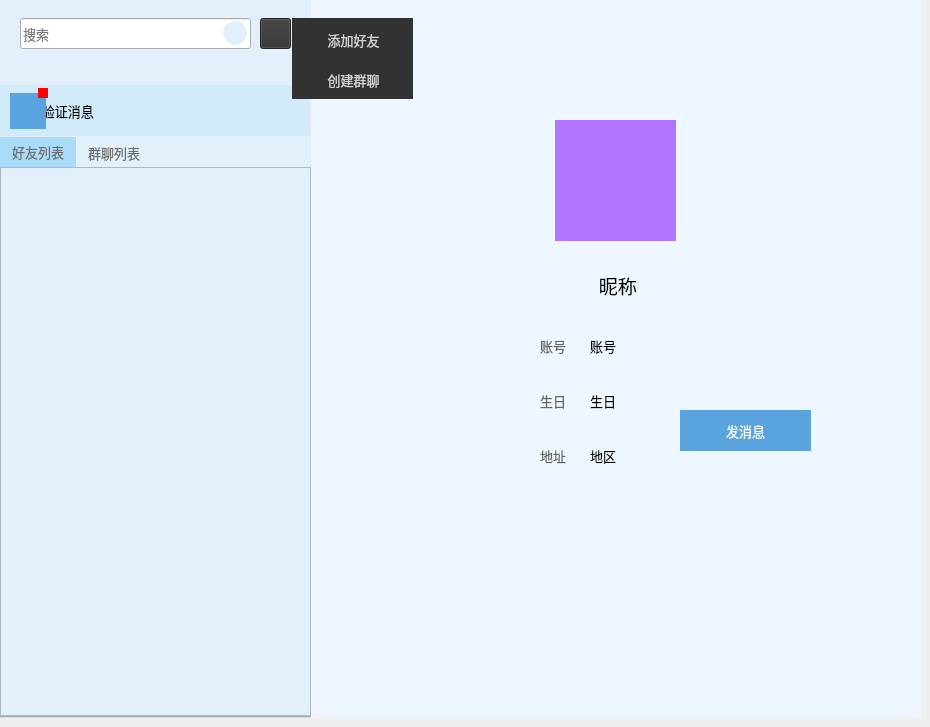
     <widget class="QWidget" name="tab">
      <property name="layoutDirection">
       <enum>Qt::LeftToRight</enum>
      </property>
      <property name="autoFillBackground">
       <bool>false</bool>
      </property>
      <attribute name="icon">
       <iconset resource="image.qrc">
        <normaloff>:/image/haoyou.png</normaloff>:/image/haoyou.png</iconset>
      </attribute>
      <attribute name="title">
       <string/>
      </attribute>
      <widget class="QLabel" name="label_10">
       <property name="geometry">
        <rect>
         <x>0</x>
         <y>0</y>
         <width>311</width>
         <height>718</height>
        </rect>
       </property>
       <property name="styleSheet">
        <string notr="true">background-color: rgb(225, 240, 250);</string>
       </property>
       <property name="text">
        <string/>
       </property>
      </widget>
      <widget class="QLabel" name="label_11">
       <property name="geometry">
        <rect>
         <x>310</x>
         <y>0</y>
         <width>611</width>
         <height>718</height>
        </rect>
       </property>
       <property name="styleSheet">
        <string notr="true">background-color: rgb(238, 247, 255);</string>
       </property>
       <property name="text">
        <string/>
       </property>
      </widget>
      <widget class="QLineEdit" name="lineEdit_2">
       <property name="geometry">
        <rect>
         <x>20</x>
         <y>18</y>
         <width>231</width>
         <height>31</height>
        </rect>
       </property>
       <property name="font">
        <font>
         <family>微软雅黑</family>
         <pointsize>10</pointsize>
        </font>
       </property>
       <property name="styleSheet">
        <string notr="true"/>
       </property>
       <property name="placeholderText">
        <string>搜索</string>
       </property>
      </widget>
      <widget class="QPushButton" name="pushButton_8">
       <property name="geometry">
        <rect>
         <x>260</x>
         <y>18</y>
         <width>31</width>
         <height>31</height>
        </rect>
       </property>
       <property name="styleSheet">
        <string notr="true">QPushButton{border-image: url(:/image/tianjia2.png);background: rgb(50, 50, 50);}
QPushButton:hover{background: rgb(90, 90, 90);}</string>
       </property>
       <property name="text">
        <string/>
       </property>
       <property name="checkable">
        <bool>true</bool>
       </property>
      </widget>
      <widget class="QWidget" name="widget_4" native="true">
       <property name="geometry">
        <rect>
         <x>292</x>
         <y>18</y>
         <width>121</width>
         <height>81</height>
        </rect>
       </property>
       <property name="styleSheet">
        <string notr="true">background-color: rgb(255, 255, 255);</string>
       </property>
       <widget class="QPushButton" name="pushButton_20">
        <property name="geometry">
         <rect>
          <x>0</x>
          <y>0</y>
          <width>123</width>
          <height>43</height>
         </rect>
        </property>
        <property name="font">
         <font>
          <family>微软雅黑</family>
          <pointsize>10</pointsize>
          <weight>50</weight>
          <bold>false</bold>
         </font>
        </property>
        <property name="styleSheet">
         <string notr="true">QPushButton{border-style:none;background: rgb(50, 50, 50);color: rgb(210, 210, 210);}
QPushButton:hover{background: rgb(100, 100, 100);color: rgb(230, 230, 230);}</string>
        </property>
        <property name="text">
         <string>添加好友</string>
        </property>
       </widget>
       <widget class="QPushButton" name="pushButton_21">
        <property name="geometry">
         <rect>
          <x>0</x>
          <y>40</y>
          <width>123</width>
          <height>43</height>
         </rect>
        </property>
        <property name="font">
         <font>
          <family>微软雅黑</family>
          <pointsize>10</pointsize>
          <weight>50</weight>
          <bold>false</bold>
         </font>
        </property>
        <property name="styleSheet">
         <string notr="true">QPushButton{border-style:none;background: rgb(50, 50, 50);color: rgb(210, 210, 210);}
QPushButton:hover{background: rgb(100, 100, 100);color: rgb(230, 230, 230);}</string>
        </property>
        <property name="text">
         <string>创建群聊</string>
        </property>
       </widget>
      </widget>
      <widget class="QLabel" name="label_17">
       <property name="geometry">
        <rect>
         <x>38</x>
         <y>88</y>
         <width>10</width>
         <height>10</height>
        </rect>
       </property>
       <property name="styleSheet">
        <string notr="true">background-color: rgb(255, 0, 0);</string>
       </property>
       <property name="text">
        <string/>
       </property>
      </widget>
      <widget class="QLabel" name="label_18">
       <property name="geometry">
        <rect>
         <x>10</x>
         <y>93</y>
         <width>36</width>
         <height>36</height>
        </rect>
       </property>
       <property name="styleSheet">
        <string notr="true">background: rgb(89, 164, 222);</string>
       </property>
       <property name="text">
        <string/>
       </property>
      </widget>
      <widget class="QLabel" name="label_19">
       <property name="geometry">
        <rect>
         <x>-2</x>
         <y>85</y>
         <width>312</width>
         <height>51</height>
        </rect>
       </property>
       <property name="font">
        <font>
         <family>微软雅黑</family>
         <pointsize>10</pointsize>
        </font>
       </property>
       <property name="styleSheet">
        <string notr="true">background: rgb(210, 235, 250);</string>
       </property>
       <property name="text">
        <string>             验证消息</string>
       </property>
      </widget>
      <widget class="QLabel" name="label_20">
       <property name="geometry">
        <rect>
         <x>10</x>
         <y>93</y>
         <width>36</width>
         <height>36</height>
        </rect>
       </property>
       <property name="styleSheet">
        <string notr="true">border-image: url(:/image/addfriend.png);</string>
       </property>
       <property name="text">
        <string/>
       </property>
      </widget>
      <widget class="QPushButton" name="pushButton_22">
       <property name="geometry">
        <rect>
         <x>-2</x>
         <y>85</y>
         <width>312</width>
         <height>51</height>
        </rect>
       </property>
       <property name="styleSheet">
        <string notr="true">QPushButton {background: transparent;border:none; }
QPushButton:hover{background-color:rgb(145,205,250,70);border:none;}
</string>
       </property>
       <property name="text">
        <string/>
       </property>
      </widget>
      <widget class="QWidget" name="widget_5" native="true">
       <property name="geometry">
        <rect>
         <x>380</x>
         <y>70</y>
         <width>471</width>
         <height>531</height>
        </rect>
       </property>
       <widget class="QLabel" name="label_21">
        <property name="geometry">
         <rect>
          <x>175</x>
          <y>50</y>
          <width>121</width>
          <height>121</height>
         </rect>
        </property>
        <property name="styleSheet">
         <string notr="true">background-color: rgb(179, 116, 255);</string>
        </property>
        <property name="text">
         <string/>
        </property>
       </widget>
       <widget class="QLabel" name="label_22">
        <property name="geometry">
         <rect>
          <x>155</x>
          <y>200</y>
          <width>161</width>
          <height>31</height>
         </rect>
        </property>
        <property name="font">
         <font>
          <family>微软雅黑</family>
          <pointsize>14</pointsize>
         </font>
        </property>
        <property name="styleSheet">
         <string notr="true"/>
        </property>
        <property name="text">
         <string> 昵称</string>
        </property>
        <property name="alignment">
         <set>Qt::AlignCenter</set>
        </property>
       </widget>
       <widget class="QLabel" name="label_23">
        <property name="geometry">
         <rect>
          <x>320</x>
          <y>200</y>
          <width>31</width>
          <height>31</height>
         </rect>
        </property>
        <property name="styleSheet">
         <string notr="true">border-image: url(:/image/boy.png);</string>
        </property>
        <property name="text">
         <string/>
        </property>
       </widget>
       <widget class="QLabel" name="label_24">
        <property name="geometry">
         <rect>
          <x>210</x>
          <y>260</y>
          <width>181</width>
          <height>31</height>
         </rect>
        </property>
        <property name="font">
         <font>
          <family>微软雅黑</family>
          <pointsize>10</pointsize>
         </font>
        </property>
        <property name="styleSheet">
         <string notr="true"/>
        </property>
        <property name="text">
         <string>账号</string>
        </property>
        <property name="alignment">
         <set>Qt::AlignLeading|Qt::AlignLeft|Qt::AlignVCenter</set>
        </property>
       </widget>
       <widget class="QLabel" name="label_25">
        <property name="geometry">
         <rect>
          <x>210</x>
          <y>315</y>
          <width>141</width>
          <height>31</height>
         </rect>
        </property>
        <property name="font">
         <font>
          <family>微软雅黑</family>
          <pointsize>10</pointsize>
         </font>
        </property>
        <property name="styleSheet">
         <string notr="true"/>
        </property>
        <property name="text">
         <string>生日</string>
        </property>
       </widget>
       <widget class="QLabel" name="label_26">
        <property name="geometry">
         <rect>
          <x>210</x>
          <y>370</y>
          <width>141</width>
          <height>31</height>
         </rect>
        </property>
        <property name="font">
         <font>
          <family>微软雅黑</family>
          <pointsize>10</pointsize>
         </font>
        </property>
        <property name="styleSheet">
         <string notr="true"/>
        </property>
        <property name="text">
         <string>地区</string>
        </property>
       </widget>
       <widget class="QPushButton" name="pushButton_23">
        <property name="geometry">
         <rect>
          <x>300</x>
          <y>340</y>
          <width>131</width>
          <height>41</height>
         </rect>
        </property>
        <property name="font">
         <font>
          <family>微软雅黑</family>
          <pointsize>10</pointsize>
         </font>
        </property>
        <property name="styleSheet">
         <string notr="true">QPushButton{border-style:none;background: rgb(89, 164, 222);color: rgb(255, 255, 255);}
QPushButton:hover{background:rgb(100, 178, 232);color: rgb(255, 255, 255);}</string>
        </property>
        <property name="text">
         <string>发消息</string>
        </property>
       </widget>
       <widget class="QLabel" name="label_27">
        <property name="geometry">
         <rect>
          <x>120</x>
          <y>261</y>
          <width>28</width>
          <height>28</height>
         </rect>
        </property>
        <property name="styleSheet">
         <string notr="true">border-image: url(:/image/yonghu2.png);</string>
        </property>
        <property name="text">
         <string/>
        </property>
       </widget>
       <widget class="QLabel" name="label_28">
        <property name="geometry">
         <rect>
          <x>117</x>
          <y>315</y>
          <width>33</width>
          <height>33</height>
         </rect>
        </property>
        <property name="styleSheet">
         <string notr="true">border-image: url(:/image/riqi.png);</string>
        </property>
        <property name="text">
         <string/>
        </property>
       </widget>
       <widget class="QLabel" name="label_29">
        <property name="geometry">
         <rect>
          <x>120</x>
          <y>373</y>
          <width>28</width>
          <height>28</height>
         </rect>
        </property>
        <property name="styleSheet">
         <string notr="true">border-image: url(:/image/dizhi.png);</string>
        </property>
        <property name="text">
         <string/>
        </property>
       </widget>
       <widget class="QLabel" name="label_30">
        <property name="geometry">
         <rect>
          <x>160</x>
          <y>265</y>
          <width>41</width>
          <height>21</height>
         </rect>
        </property>
        <property name="font">
         <font>
          <family>微软雅黑</family>
          <pointsize>10</pointsize>
         </font>
        </property>
        <property name="styleSheet">
         <string notr="true">color: rgb(99, 99, 99);</string>
        </property>
        <property name="text">
         <string>账号</string>
        </property>
       </widget>
       <widget class="QLabel" name="label_31">
        <property name="geometry">
         <rect>
          <x>160</x>
          <y>320</y>
          <width>41</width>
          <height>21</height>
         </rect>
        </property>
        <property name="font">
         <font>
          <family>微软雅黑</family>
          <pointsize>10</pointsize>
         </font>
        </property>
        <property name="styleSheet">
         <string notr="true">color: rgb(99, 99, 99);</string>
        </property>
        <property name="text">
         <string>生日</string>
        </property>
       </widget>
       <widget class="QLabel" name="label_32">
        <property name="geometry">
         <rect>
          <x>160</x>
          <y>375</y>
          <width>41</width>
          <height>21</height>
         </rect>
        </property>
        <property name="font">
         <font>
          <family>微软雅黑</family>
          <pointsize>10</pointsize>
         </font>
        </property>
        <property name="styleSheet">
         <string notr="true">color: rgb(99, 99, 99);</string>
        </property>
        <property name="text">
         <string>地址</string>
        </property>
       </widget>
       <widget class="QLabel" name="label_33">
        <property name="geometry">
         <rect>
          <x>320</x>
          <y>200</y>
          <width>31</width>
          <height>31</height>
         </rect>
        </property>
        <property name="styleSheet">
         <string notr="true">border-image: url(:/image/girl.png);</string>
        </property>
        <property name="text">
         <string/>
        </property>
       </widget>
      </widget>
      <widget class="QPushButton" name="pushButton_24">
       <property name="geometry">
        <rect>
         <x>223</x>
         <y>21</y>
         <width>24</width>
         <height>24</height>
        </rect>
       </property>
       <property name="styleSheet">
        <string notr="true">QPushButton{border-image: url(:/image/close2.png);background-color: rgb(225, 240, 250);border-radius:12px;}
QPushButton:hover{background:rgb(178, 230, 255);}</string>
       </property>
       <property name="text">
        <string/>
       </property>
      </widget>
      <widget class="QTabWidget" name="tabWidget_2">
       <property name="geometry">
        <rect>
         <x>0</x>
         <y>137</y>
         <width>311</width>
         <height>581</height>
        </rect>
       </property>
       <property name="font">
        <font>
         <family>微软雅黑</family>
         <pointsize>10</pointsize>
        </font>
       </property>
       <property name="styleSheet">
        <string notr="true">QTabWidget{border:none;}
QTabWidget::tab-bar { alignment: left; } 
QTabBar::tab{ background: rgb(225, 240, 250);color:rgb(110,110,110); }
QTabBar::tab:hover { background: rgb(200, 230, 250); }
QTabBar::tab:selected { background: rgb(170, 220, 250); }</string>
       </property>
       <property name="tabPosition">
        <enum>QTabWidget::North</enum>
       </property>
       <property name="currentIndex">
        <number>0</number>
       </property>
       <widget class="QWidget" name="tab_4">
        <attribute name="title">
         <string>好友列表</string>
        </attribute>
        <widget class="alistwidget" name="listWidget">
         <property name="geometry">
          <rect>
           <x>0</x>
           <y>0</y>
           <width>311</width>
           <height>549</height>
          </rect>
         </property>
         <property name="font">
          <font>
           <family>微软雅黑</family>
           <pointsize>14</pointsize>
          </font>
         </property>
         <property name="styleSheet">
          <string notr="true">background-color: rgb(225, 240, 250);</string>
         </property>
         <property name="iconSize">
          <size>
           <width>0</width>
           <height>0</height>
          </size>
         </property>
         <property name="textElideMode">
          <enum>Qt::ElideMiddle</enum>
         </property>
        </widget>
       </widget>
       <widget class="QWidget" name="tab_5">
        <attribute name="title">
         <string>群聊列表</string>
        </attribute>
        <widget class="alistwidget" name="listWidget_4">
         <property name="geometry">
          <rect>
           <x>0</x>
           <y>0</y>
           <width>311</width>
           <height>550</height>
          </rect>
         </property>
         <property name="font">
          <font>
           <family>微软雅黑</family>
           <pointsize>14</pointsize>
          </font>
         </property>
         <property name="styleSheet">
          <string notr="true">background-color: rgb(225, 240, 250);</string>
         </property>
         <property name="iconSize">
          <size>
           <width>0</width>
           <height>0</height>
          </size>
         </property>
         <property name="textElideMode">
          <enum>Qt::ElideMiddle</enum>
         </property>
        </widget>
       </widget>
      </widget>
      <zorder>label_11</zorder>
      <zorder>label_10</zorder>
      <zorder>lineEdit_2</zorder>
      <zorder>pushButton_8</zorder>
      <zorder>label_19</zorder>
      <zorder>pushButton_22</zorder>
      <zorder>widget_5</zorder>
      <zorder>widget_4</zorder>
      <zorder>pushButton_24</zorder>
      <zorder>label_18</zorder>
      <zorder>label_20</zorder>
      <zorder>label_17</zorder>
      <zorder>tabWidget_2</zorder>
     </widget>
